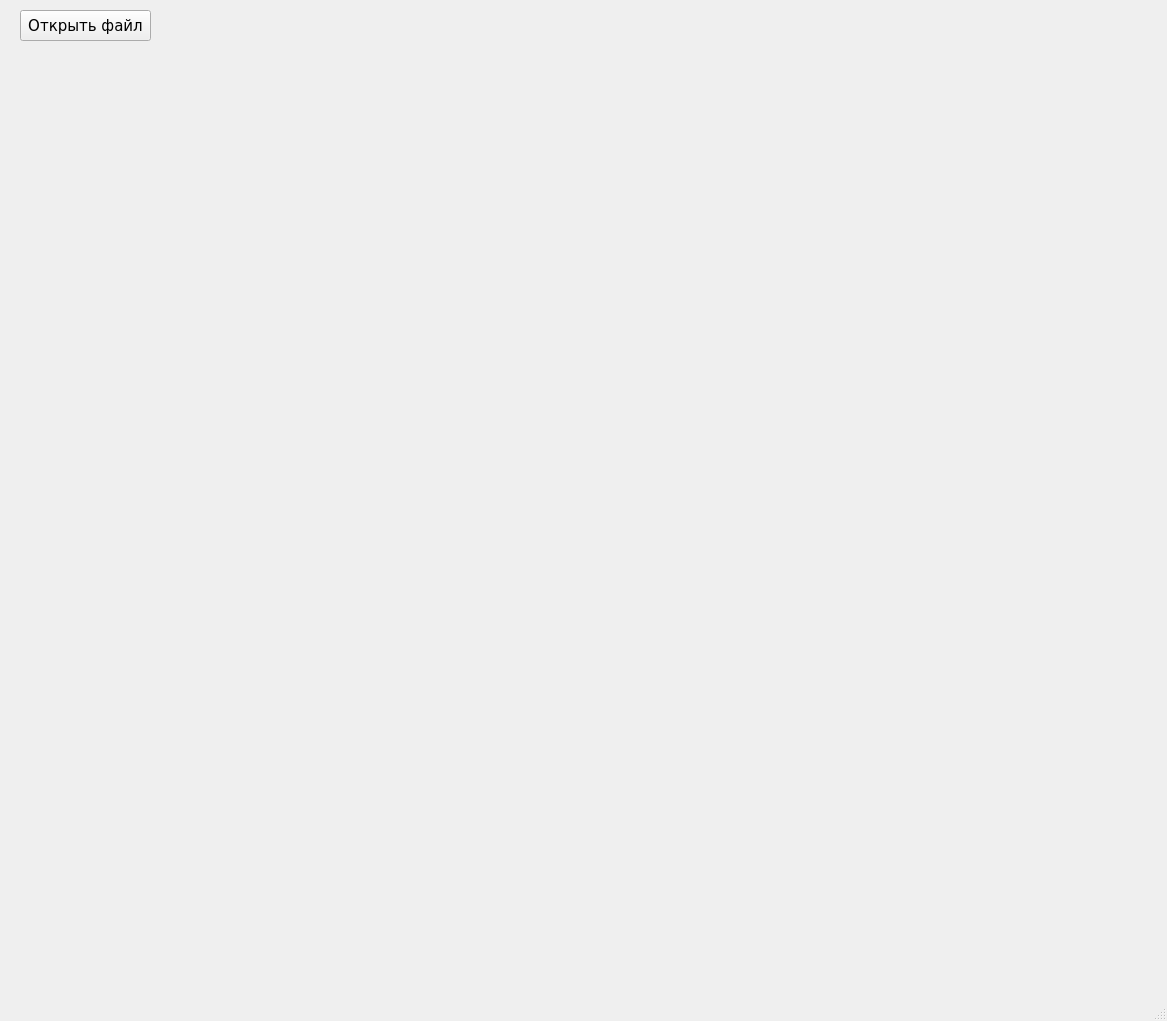
<?xml version="1.0" encoding="UTF-8"?>
<ui version="4.0">
 <class>MainWindow</class>
 <widget class="QMainWindow" name="MainWindow">
  <property name="geometry">
   <rect>
    <x>0</x>
    <y>0</y>
    <width>1167</width>
    <height>1021</height>
   </rect>
  </property>
  <property name="windowTitle">
   <string>MainWindow</string>
  </property>
  <widget class="QWidget" name="centralwidget">
   <widget class="QPushButton" name="pushButton">
    <property name="geometry">
     <rect>
      <x>20</x>
      <y>10</y>
      <width>131</width>
      <height>31</height>
     </rect>
    </property>
    <property name="font">
     <font>
      <family>Verdana</family>
      <pointsize>11</pointsize>
     </font>
    </property>
    <property name="text">
     <string>Открыть файл</string>
    </property>
   </widget>
  </widget>
  <widget class="QMenuBar" name="menubar">
   <property name="geometry">
    <rect>
     <x>0</x>
     <y>0</y>
     <width>1167</width>
     <height>22</height>
    </rect>
   </property>
  </widget>
  <widget class="QStatusBar" name="statusbar"/>
 </widget>
 <resources/>
 <connections/>
</ui>
